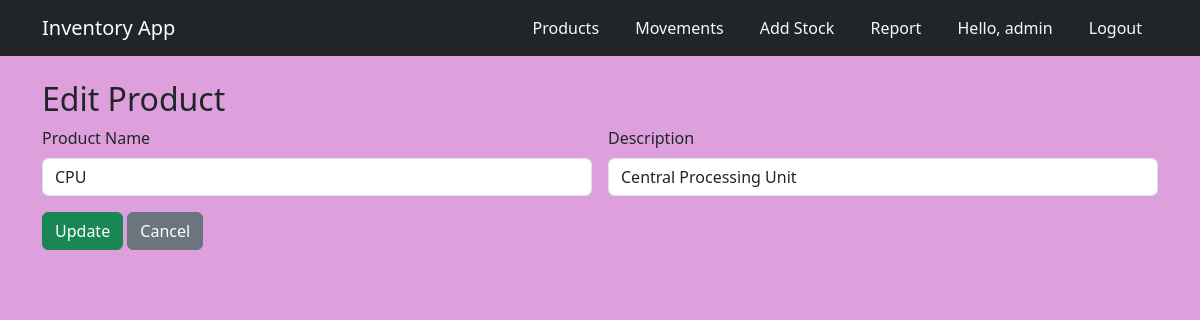
The page /products/edit/101 (signed in) on the database its author committed.
### models.py (models this page shows)
class User(UserMixin, db.Model):
    id = db.Column(db.Integer, primary_key=True)
    username = db.Column(db.String(50), unique=True, nullable=False)
    password = db.Column(db.String(200), nullable=False)  # hashed password

class Product(db.Model):
    product_id = db.Column(db.String, primary_key=True)
    name = db.Column(db.String, nullable=False)
    description = db.Column(db.String)

### app.py (the view)
@app.route("/products/edit/<pid>", methods=["GET", "POST"])
@login_required
def edit_product(pid):
    product = Product.query.get_or_404(pid)
    if request.method == "POST":
        product.name = request.form["name"]
        product.description = request.form.get("description", "")
        db.session.commit()
        return redirect(url_for("products"))
    return render_template("edit_product.html", product=product)

### app.py (called while the page is built)
@login_manager.user_loader
def load_user(user_id):
    return User.query.get(int(user_id))

### templates/edit_product.html
{% extends "base.html" %}
{% block content %}
<h2>Edit Product</h2>
<form method="POST" class="row g-3 mb-4">
  <div class="col-md-6">
    <label class="form-label">Product Name</label>
    <input type="text" name="name" class="form-control" value="{{ product.name }}" required>
  </div>
  <div class="col-md-6">
    <label class="form-label">Description</label>
    <input type="text" name="description" class="form-control" value="{{ product.description }}">
  </div>
  <div class="col-12">
    <button type="submit" class="btn btn-success">Update</button>
    <a href="{{ url_for('products') }}" class="btn btn-secondary">Cancel</a>
  </div>
</form>
{% endblock %}

### templates/base.html (shortened to what this page needs)
<!doctype html>
<html lang="en">
<head>
  <link href="https://cdn.jsdelivr.net/npm/bootstrap@5.3.0/dist/css/bootstrap.min.css" rel="stylesheet">
</head>
<body style="background-color: plum;">
  <nav class="navbar navbar-expand-lg navbar-dark bg-dark mb-4">
    <div class="container">
      <a class="navbar-brand" href="/">Inventory App</a>
      <div>
        {% if current_user.is_authenticated %}
          <a class="nav-link d-inline text-light mx-3" href="/products">Products</a>
          <a class="nav-link d-inline text-light mx-3" href="/movements">Movements</a>
          <a class="nav-link d-inline text-light mx-3" href="/add_stock">Add Stock</a>
          <a class="nav-link d-inline text-light mx-3" href="/report">Report</a>
          <span class="text-light mx-3">Hello, {{ current_user.username }}</span>
          <a class="nav-link d-inline text-light mx-3" href="/logout">Logout</a>
        {% else %}
          <a class="nav-link d-inline text-light mx-3" href="/login">Login</a>
          <a class="nav-link d-inline text-light mx-3" href="/signup">Sign Up</a>
        {% endif %}
      </div>
    </div>
  </nav>
  <div class="container">
    {% block content %}{% endblock %}
  </div>
</body>
</html>

### rows shown on the page
User: username "admin"
Product: name "CPU", description "Central Processing Unit"
